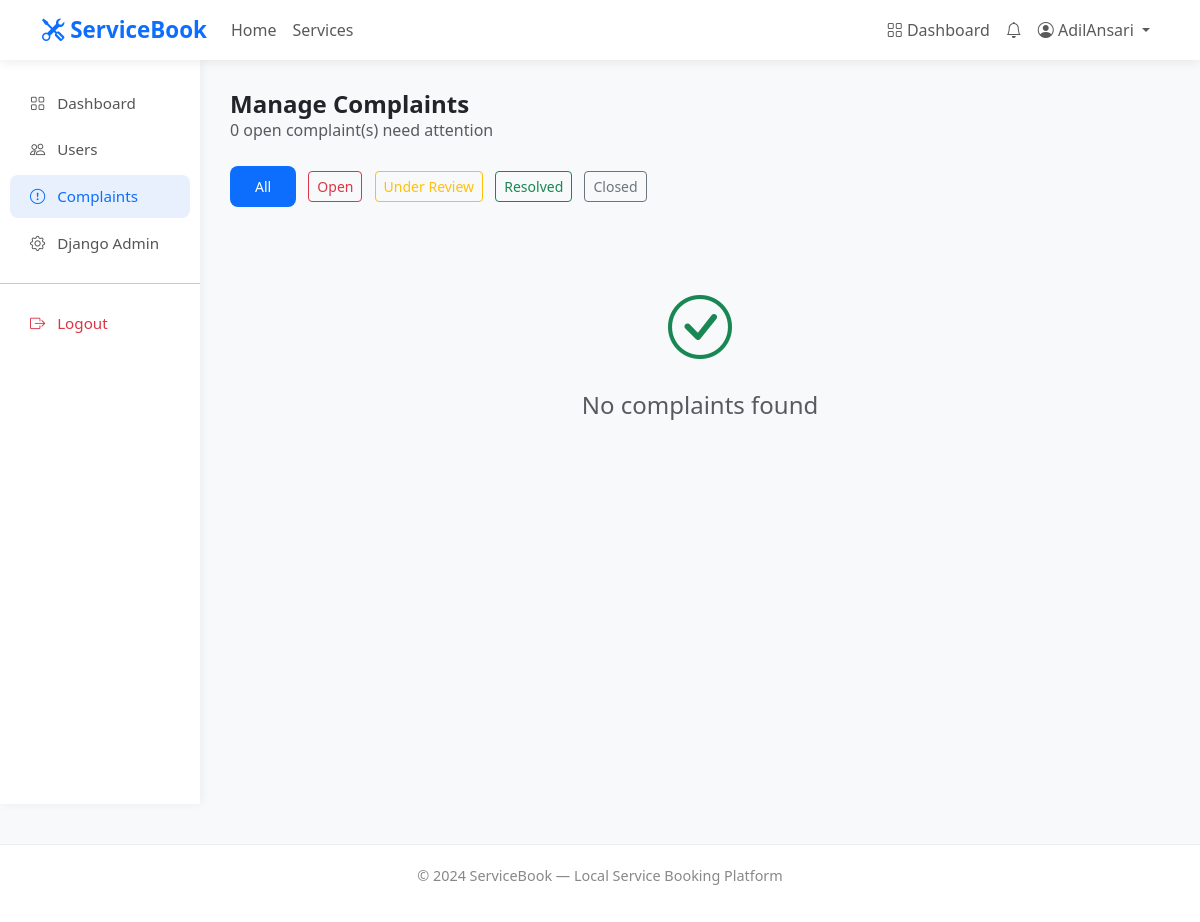
Page /complaints/admin/all/ (signed in) on the earlier database version.
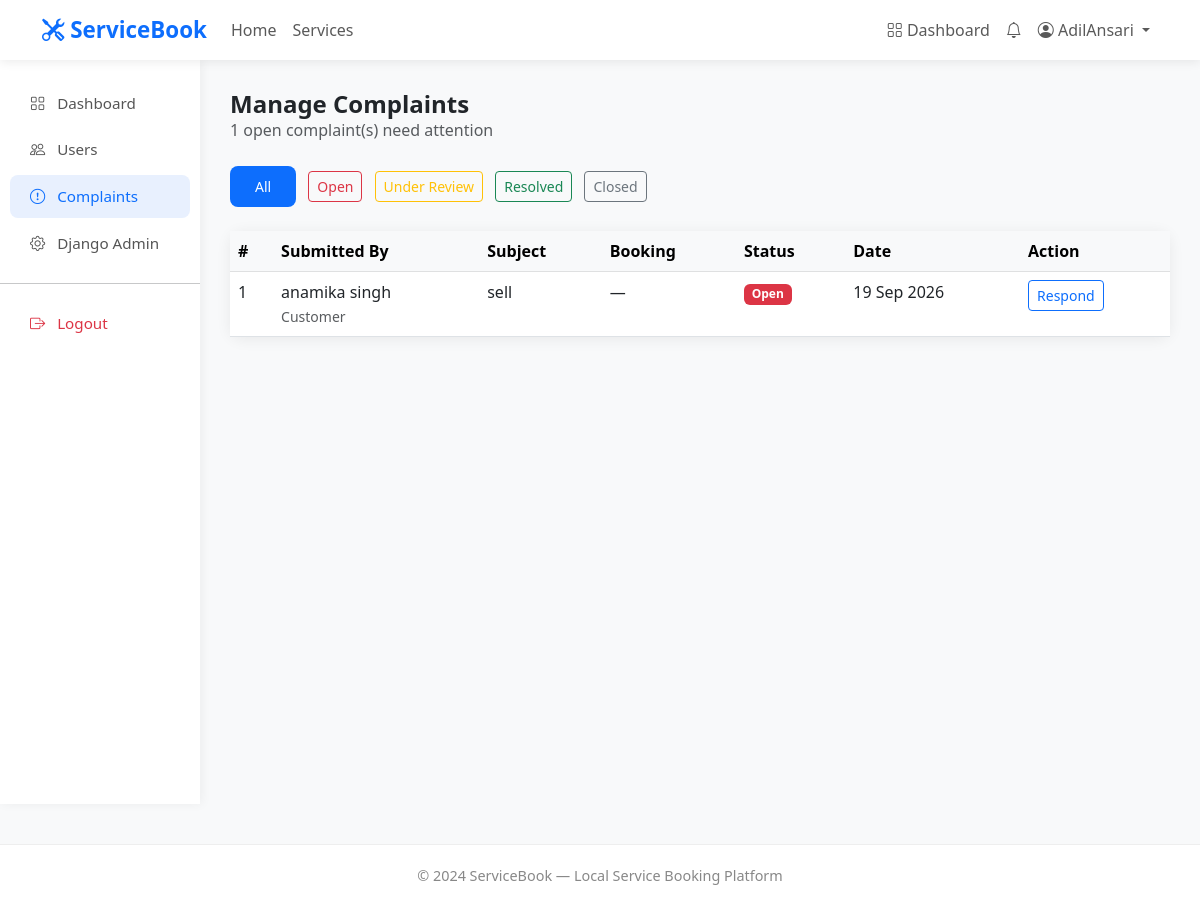
Same page on the later database version.
### complaints/models.py (models this page shows, shortened)
class Complaint(models.Model):
    STATUS_OPEN = 'open'
    STATUS_UNDER_REVIEW = 'under_review'
    STATUS_RESOLVED = 'resolved'
    STATUS_CLOSED = 'closed'
    STATUS_CHOICES = [
        (STATUS_OPEN, 'Open'),
        (STATUS_UNDER_REVIEW, 'Under Review'),
        (STATUS_RESOLVED, 'Resolved'),
        (STATUS_CLOSED, 'Closed'),
    ]
    submitted_by = models.ForeignKey(
        'accounts.User',
        on_delete=models.CASCADE,
        related_name='complaints_submitted'
    )
    booking = models.ForeignKey(
        'bookings.Booking',
        on_delete=models.CASCADE,
        related_name='complaints',
        null=True,
        blank=True
    )
    subject = models.CharField(max_length=200)
    description = models.TextField()
    status = models.CharField(
        max_length=20,
        choices=STATUS_CHOICES,
        default=STATUS_OPEN
    )
    admin_response = models.TextField(blank=True)
    created_at = models.DateTimeField(auto_now_add=True, null=True)
    updated_at = models.DateTimeField(auto_now=True, null=True)
    class Meta:
        ordering = ['-created_at']

### accounts/models.py (models this page shows, shortened)
class User(AbstractUser):
    ROLE_CUSTOMER = 'customer'
    ROLE_PROVIDER = 'provider'
    ROLE_ADMIN = 'admin'
    ROLE_CHOICES = [
        (ROLE_CUSTOMER, 'Customer'),
        (ROLE_PROVIDER, 'Service Provider'),
        (ROLE_ADMIN, 'Administrator'),
    ]
    role = models.CharField(
        max_length=20,
        choices=ROLE_CHOICES,
        default=ROLE_CUSTOMER,
    )
    phone = models.CharField(max_length=15, blank=True)
    email = models.EmailField(unique=True)

### complaints/views.py (the view)
# urls.py: path('admin/all/', views.admin_complaints, name='admin_complaints'),
@login_required(login_url='/accounts/login/')
def admin_complaints(request):
    if not request.user.is_staff:
        messages.error(request, 'Access denied.')
        return redirect('dashboard')
    complaints = Complaint.objects.all().select_related(
        'submitted_by',
        'booking__service'
    )
    status_filter = request.GET.get('status', '')
    if status_filter:
        complaints = complaints.filter(status=status_filter)
    open_count = Complaint.objects.filter(
        status=Complaint.STATUS_OPEN
    ).count()
    context = {
        'complaints': complaints,
        'open_count': open_count,
        'status_filter': status_filter,
    }
    return render(request, 'complaints/admin_complaints.html', context)

### notifications/context_processors.py (called while the page is built)
def notification_count(request):
    if request.user.is_authenticated:
        count = request.user.notifications.filter(
            is_read=False
        ).count()
        return {'unread_notifications': count}
    return {'unread_notifications': 0}

### templates/complaints/admin_complaints.html (shortened to what the changed rows need)
{% extends 'base.html' %}
{% block content %}
<div class="container-fluid">
    <div class="row">
        <div class="col-md-10 main-content">
            <div class="d-flex justify-content-between align-items-center mb-4">
                <div>
                    <h4 class="fw-bold mb-0">Manage Complaints</h4>
                    <p class="text-muted mb-0">
                        {{ open_count }} open complaint(s) need attention
                    </p>
                </div>
            </div>
            {% if complaints %}
                <div class="card">
                    <div class="table-responsive">
                        <table class="table table-hover mb-0">
                            <thead class="table-light">
                                <tr>
                                    <th>#</th>
                                    <th>Submitted By</th>
                                    <th>Subject</th>
                                    <th>Booking</th>
                                    <th>Status</th>
                                    <th>Date</th>
                                    <th>Action</th>
                                </tr>
                            </thead>
                            <tbody>
                                {% for complaint in complaints %}
                                    <tr>
                                        <td>{{ complaint.id }}</td>
                                        <td>
                                            {{ complaint.submitted_by.get_full_name|default:complaint.submitted_by.username }}
                                            <br>
                                            <small class="text-muted">
                                                {{ complaint.submitted_by.get_role_display }}
                                            </small>
                                        </td>
                                        <td>{{ complaint.subject }}</td>
                                        <td>
                                            {% if complaint.booking %}
                                                #{{ complaint.booking.id }}
                                            {% else %}
                                                —
                                            {% endif %}
                                        </td>
                                        <td>
                                            {% if complaint.status == 'open' %}
                                                <span class="badge bg-danger">Open</span>
                                            {% elif complaint.status == 'under_review' %}
                                                <span class="badge bg-warning text-dark">Under Review</span>
                                            {% elif complaint.status == 'resolved' %}
                                                <span class="badge bg-success">Resolved</span>
                                            {% elif complaint.status == 'closed' %}
                                                <span class="badge bg-secondary">Closed</span>
                                            {% endif %}
                                        </td>
                                        <td>
                                            {{ complaint.created_at|date:"d M Y" }}
                                        </td>
                                        <td>
                                            <a href="{% url 'admin_complaint_response' complaint.pk %}"
                                               class="btn btn-outline-primary btn-sm">
                                                Respond
                                            </a>
                                        </td>
                                    </tr>
                                {% endfor %}
                            </tbody>
                        </table>
                    </div>
                </div>
            {% else %}
                <div class="text-center py-5">
                    <i class="bi bi-check-circle text-success"
                       style="font-size:4rem;"></i>
                    <h4 class="mt-3 text-muted">No complaints found</h4>
                </div>
            {% endif %}
        </div>
    </div>
</div>
{% endblock %}

Differences in the rows shown:
added Complaint: id "1", submitted_by.get_full_name "anamika singh", submitted_by.role "Customer", subject "sell", status "Open", created_at "19 Sep 2026"
Other differences:
{{ open_count }}: "0" → "1"
text no longer shown: "No complaints found"
text now shown: "# Submitted By Subject Booking Status Date Action"
